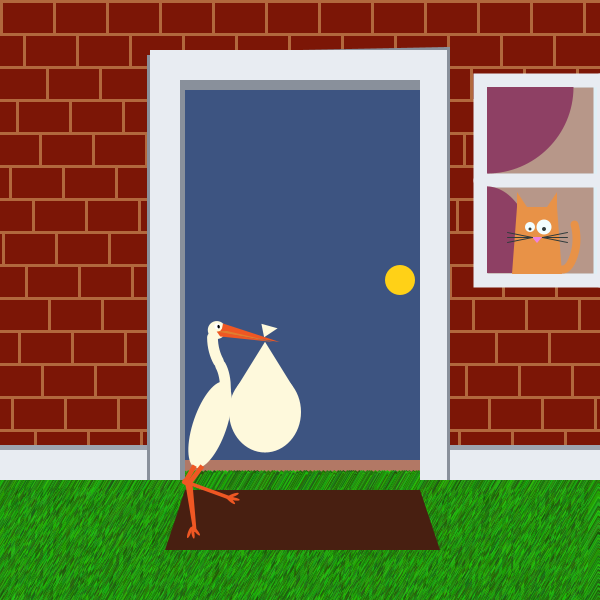
Frame 1 (no input)
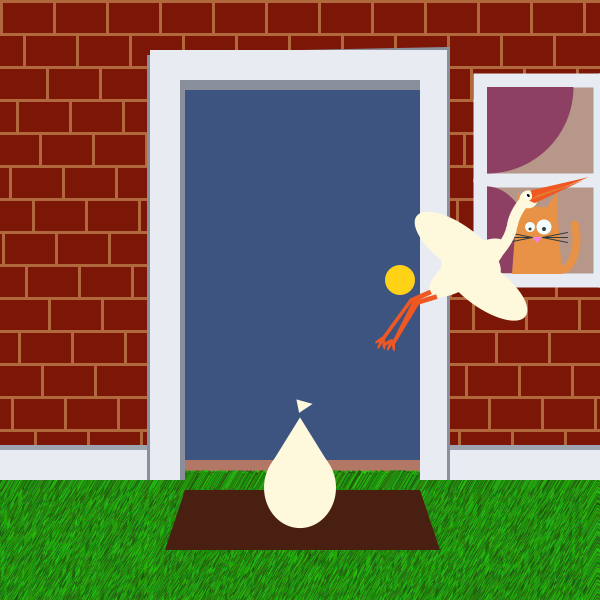
Frame 60 (the mouse pressed at the canvas centre just before this capture)
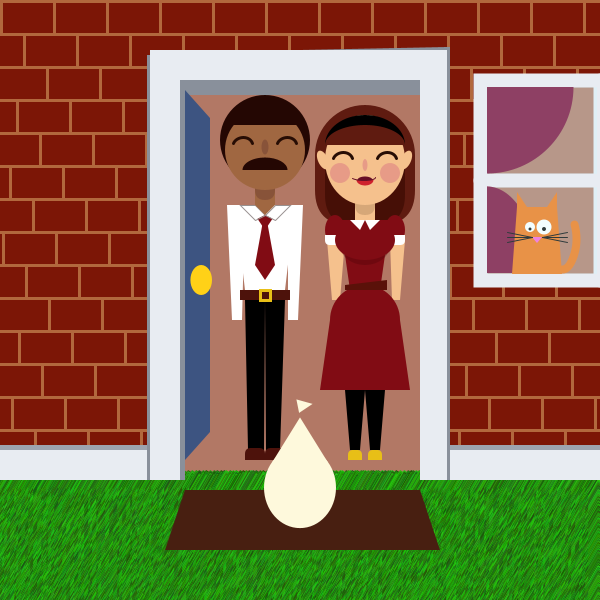
Frame 120 (the mouse held since frame 60 and released just before this capture)

The Processing sketch that drew these frames (run headless with seeded random() and noise(); from frame 60 on, the mouse is pressed at the canvas centre):

// Processing sketch: finale
// ── finale.pde
float dx=420;
float dy=90;
float dy2=460;
float dwx=400;
float dw=30;
float dvw=.6;
float dvx=15;
float dvxw=14.2;
float dvy=2;
int end = 1;
int secondaryCounter = 1;
int parentCounter=1;
int i = 0;
float craneX, craneY, craneR, craneHeadR, wingScale, craneLegR, craneNeckR, bagX, bagY;
boolean clickDoor;
boolean clickBabyBag;

void setup() {
  smooth();
  size (600, 600);
  clickDoor = false;
}

void mousePressed() {
  if (mouseX > 185 & mouseX < 420 & mouseY > 90 & mouseY <460 ) {
    clickDoor = true;
  }
  if (clickDoor ==true && (mouseX-300)*(mouseX-300) + (mouseY-490)*(mouseY-490) - 1600 <0) {
    clickBabyBag = true;
  }
}

void draw() {
  drawAllTheHouse();
  if (i<10) {
    //crane standing
    craneX = 210;
    craneY = 420;
    craneR = radians(280);
    craneHeadR  = radians(-10);
    craneNeckR = 0;
    bagX = craneX+55;
    bagY = craneY-8;
    craneLegR = radians(290);
  } else if (i<18) {
    //crane sets down bag
    craneNeckR = (radians(i-10))*4;
    craneHeadR = (radians(-10)- (radians(i-10))*4);
    bagX = craneX+42+76*(cos(radians(280)+ 4*(radians(i-10))));//should be 300, 490 at end
    bagY = craneY+67+76*(sin(radians(280)+ 4*(radians(i-10))));
  } else if (i<25) {
    //crane lifts head back up
    craneNeckR = (radians(i-25))*-4;
    craneHeadR = (radians(-10)- (radians(i-25))*-4);
    bagX = 300;//should be ~300, 490 at end
    bagY = 428.8+9.8*(i-18);
  } else if (i<35) {
    //crane rotates from standing to flying position
    /* if (i % 2 == 0) {
     wingScale = 50;
     } else {
     wingScale = 170;
     }*/
    craneX = 210;
    craneY = 420;
    craneR = radians(280)+ 4*(radians(i-25));
    craneHeadR  = radians(-10)- 4*(radians(i-25));
  } else if (i<133) {
    //crane flying
    if (i % 2 == 0) {
      wingScale = 50;
    } else {
      wingScale = 170;
    }
    craneX = 210+(i-33)*10;
    craneY = 420-(i-33)*6;
    craneHeadR  = radians(-84)+cos(radians(i))*.1;
    craneLegR =0;
  }
  i++;
  println(i);
  drawBabyBag(bagX, bagY);
  crane(craneX, craneY, craneR, craneHeadR, wingScale, craneLegR, craneNeckR);
}

void drawAllTheHouse() {
  noStroke();
  fill(178, 104, 61);
  rect(0, 0, width, height);
  drawBricks();
  fill(#B27865);
  rect(150, 50, 300, 423);
  drawGround();
  if (clickDoor) {
    drawParents();
  }
  drawDoor();
  if (clickDoor) {
    dx= dx- dvx;
    dy= dy+ dvy;
    dy2= dy2 - dvy;
    dw= dw - dvw;
    dwx= dwx - dvxw;
    craneX = -1000;
    craneY= -1000;
  }
  if (clickBabyBag == true) {
    parentCounter++;
    gator();
    bagX=5000;
    bagY=5000;
  }
  if (dx <= 210) {
    dvx=0;
    dvy=0;
    dvxw=0;
    dvw=0;
  }
  if (parentCounter>=20) {
    drawScaredParents();
  }
}
// ── BabyBag.pde
void drawBabyBag(float bagX, float bagY) {
  pushMatrix();
  translate(bagX, bagY);
  scale(.9);
  translate(-162, -138);
  fill(#fef9dc);
  triangle(161, 55, 158, 40, 176, 45);
  triangle(131, 110, 162, 60, 193, 110);
  ellipse(162, 138, 80, 90);
  popMatrix();
}

// ── Bricks.pde
void drawBricks() {
  fill(#7C1606);
  for (int x=0; x< width; x++) {
    for (int y=0; y< height; y++) {
      rect(3+x*53-y*30, 3 +y*33, 50, 30);
    }
  }
}



// ── Door.pde
void drawDoor() {
  fill(#E8ECF2);
  beginShape();
  vertex(0, 480);
  vertex(0, 450);
  vertex(150, 450);
  vertex(150, 50);
  vertex(450, 50);
  vertex(450, 450);
  vertex(600, 450);
  vertex(600, 480);
  vertex(420, 480);
  vertex(420, 80);
  vertex(180, 80);
  vertex(180, 480);
  endShape();
  fill(#9DA4AF);
  quad(0, 445, 150, 445, 150, 450, 0, 450);
  quad(450, 445, 600, 445, 600, 450, 450, 450);
  fill(#89909B);
  quad(147, 55, 150, 55, 150, 480, 147, 480);
  quad(447, 47, 450, 47, 450, 480, 447, 480);
  triangle(300, 50, 447, 47, 450, 50);
  beginShape();
  vertex(180, 480);
  vertex(180, 80);
  vertex(420, 80);
  vertex(420, 95);
  vertex(185, 95);
  vertex(185, 480);
  endShape();

  fill(#3D5481);
  quad(185, 90, dx, dy, dx, dy2, 185, 460); //main blue
  fill(255, 209, 23);
  ellipse(dwx, 280, dw, 30); // door knob

  //window frame 
  stroke(#E8ECF2);
  strokeWeight(14);
  fill(#B27865);
  rect(480, 80, 300, 200); //window frame
  line(480, 180, 780, 180); //window line
  line(600, 80, 600, 280);
  noStroke();
  fill(#7C0734);
  arc(487, 87, 173, 173, radians(0), radians(90)); //curtain
  arc(487, 273, 100, 173, radians(-90), radians(0));
  //cat 
  pushMatrix();
  translate(487, 187);
  strokeWeight(1);
  noStroke();
  fill(#F2720F);
  quad(30, 20, 70, 20, 75, 87, 25, 87);
  //rect(30, 20, 40, 67, 10, 10, 0, 0);
  triangle(30, 20, 40, 20, 30, 5);
  triangle(60, 20, 70, 20, 70, 5);
  fill(255);
  ellipse(43, 40, 10, 10);
  ellipse(57, 40, 15, 15);
  fill(0);
  ellipse(43, 42, 3, 3);
  ellipse(57, 42, 4, 4);
  fill(#FA5DD8);
  triangle(45, 50, 55, 50, 50, 56);
  stroke(0);
  line (20, 45, 45, 50);//whiskers
  line (20, 50, 45, 50);
  line (20, 55, 45, 50);
  line (80, 45, 55, 50);
  line (80, 50, 55, 50);
  line (80, 55, 55, 50); 
  strokeWeight(8);
  noFill();
  stroke(#F2720F);
  arc(75, 52, 30, 60, radians(-30), radians(90));
  popMatrix();

  noStroke();
  fill(#C6FAFF, 60);
  rect(487, 87, 110, 87); //glass
  rect(487, 187, 110, 87);
}

// ── Gator.pde
void gator() {
  pushMatrix();
  translate(300, 490);
  scale(.3);
  translate(-300, -200);
  //spikes on back
  fill(#fef9dc);
  ellipse(300, 300, 460, 120);
  fill(#517A46);
  ellipse(330, 119, 37, 42);
  ellipse(389, 121, 42, 43);
  ellipse(440, 151, 28, 35);
  ellipse(472, 172, 32, 19);
  beginShape();
  vertex(276, 136);
  vertex(318, 103);
  vertex(340, 103);
  vertex(351, 113);
  vertex(380, 101);
  vertex(406, 108);
  vertex(422, 134);
  vertex(438, 133);
  vertex(454, 149);
  vertex(458, 168);
  vertex(478, 163);
  vertex(489, 171);
  vertex(500, 184);
  vertex(464, 205);
  endShape(CLOSE);
  //base
  fill (123, 185, 106);
  ellipse(344, 206, 233, 186);
  ellipse(70, 155, 74, 69);
  ellipse(159, 86, 68, 119);
  ellipse(207, 94, 82, 139);
  ellipse(445, 240, 64, 82);
  pushMatrix();
  translate(500, 211);
  rotate(radians(-44));
  ellipse(0, 0, 96, 41);
  popMatrix();
  pushMatrix();
  translate(454, 292);
  rotate(radians(23));
  ellipse(0, 0, 40, 19);
  popMatrix();
  pushMatrix();
  translate(438, 304);
  rotate(radians(14));
  ellipse(0, 0, 49, 20);
  popMatrix();
  ellipse(408, 316, 84, 24);
  pushMatrix();
  translate(338, 328);
  rotate(radians(-18));
  ellipse(0, 0, 77, 25);
  popMatrix();
  pushMatrix();
  translate(304, 320);
  rotate(radians(-13));
  ellipse(0, 0, 76, 23);
  popMatrix();
  pushMatrix();
  translate(286, 308);
  rotate(radians(-10));
  ellipse(0, 0, 75, 23);
  popMatrix();
  pushMatrix();
  translate(168, 314);
  rotate(radians(18));
  ellipse(0, 0, 68, 27);
  popMatrix();
  pushMatrix();
  translate(197, 305);
  rotate(radians(15));
  ellipse(0, 0, 68, 27);
  popMatrix();
  pushMatrix();
  translate(218, 295);
  rotate(radians(25));
  ellipse(0, 0, 65, 18);
  popMatrix();
  ellipse(154, 286, 55, 67);
  ellipse(82, 194, 54, 29);
  beginShape();
  vertex(87, 124);
  vertex(94, 126);
  vertex(104, 122);
  vertex(116, 112);
  vertex(130, 58);
  vertex(234, 42);
  vertex(254, 80);
  vertex(269, 101);
  vertex(285, 114);
  vertex(306, 118);
  vertex(441, 156);
  vertex(462, 173);
  vertex(476, 180);
  vertex(490, 184);
  vertex(504, 182);
  vertex(536, 166);
  vertex(537, 177);
  vertex(534, 190);
  vertex(472, 240);
  vertex(446, 280);
  vertex(443, 303);
  vertex(323, 330);
  vertex(239, 304);
  vertex(170, 302);
  vertex(141, 258);
  vertex(118, 236);
  vertex(102, 225);
  vertex(70, 207);
  endShape(CLOSE);
  //left eye
  fill(255);
  pushMatrix();
  translate(136, 90);
  rotate(radians(18));
  ellipse(0, 0, 56, 83);
  popMatrix();
  //left pupil
  fill(0);
  pushMatrix();
  translate(143, 78);
  rotate(radians(16));
  ellipse(0, 0, 47, 55);
  popMatrix();
  //nose
  fill (123, 185, 106);
  beginShape();
  vertex(133, 131);
  vertex(143, 123);
  vertex(149, 115);
  vertex(157, 99);
  vertex(176, 154);
  endShape(CLOSE);
  //right eye
  fill(255);
  pushMatrix();
  translate(194, 98);
  rotate(radians(19));
  ellipse(0, 0, 72, 89);
  popMatrix();
  //right pupil
  fill (0);
  pushMatrix();
  translate(186, 90);
  rotate(radians(0));
  ellipse(0, 0, 54, 54);
  popMatrix();
  pushMatrix();
  translate(190, 85);
  rotate(radians(20));
  ellipse(0, 0, 54, 62);
  popMatrix();
  //cheek
  fill (123, 185, 106);
  pushMatrix();
  translate(217, 145);
  rotate(radians(-11));
  ellipse(0, 0, 63, 33);
  popMatrix();
  //smile
  noFill();
  stroke(#517A46);
  strokeWeight(2);
  arc(80, 178, 60, 30, 2*PI/8, 6*PI/8);
  arc(124, 203, 60, 40, 10*PI/8, 14*PI/8);
  arc(174, 164, 80, 70, 0, 6*PI/8);
  arc(214, 178, 48, 30, 10*PI/8, 14*PI/8);
  //throat
  arc(204, 215, 180, 120, 2*PI/8, 6*PI/8);
  //feet
  arc(190, 320, 130, 80, 11*PI/8, 14*PI/8);
  popMatrix();
  noStroke();
}

// ── Ground.pde
void drawGround() {
  /*fill(#1C853C);
  rect(0, 470, 600, 200);*/
  for (int x=-10; x< width; x+=random (2, 5)) {
    for (int y=470; y< height; y++) {
      fill(random(20, 50), random(80, 200), random(0, 30));
      pushMatrix();
      translate(x, y);
      rotate(radians(30));
      rect(0, 0, 5, 20);
      popMatrix();
    }
  }
  fill(#481F11);
  quad(185, 490, 420, 490, 440, 550, 165, 550);
}

// ── Parents.pde
void drawParents() {

  //  mouseX > 185 & mouseX < 420 & mouseY > 90 & mouseY <46
  pushMatrix();
  translate(190, 90);
  //woman 
  fill(#5F1B10);
  ellipse(175, 65, 100, 100); // hair
  rect(125, 65, 100, 70, 0, 0, 40, 40);
  fill(#460F06);
  rect(135, 75, 80, 60, 0, 0, 40, 40);
  fill(#F5C18D);
  rect(165, 80, 20, 50);//neck
  fill(#715031, 60);
  rect(165, 80, 20, 45, 10);//neck shadow
  fill(#F5C18D);
  ellipse(175, 70, 80, 90); //Whead
  quad(137, 150, 155, 150, 150, 210, 142, 210); //right arm
  quad(215, 150, 200, 150, 202, 210, 210, 210); //left arm 
  fill(0);
  arc(175, 55, 80, 60, radians(180), radians(360)); // hairband
  fill(#5F1B10);
  arc(175, 55, 80, 40, radians(180), radians(360)); // bangs 
  fill(#D67080, 120);
  ellipse(150, 83, 20, 20); //cheek
  ellipse(200, 83, 20, 20); //cheek
  ellipse(175, 75, 5, 12); //nose
  stroke(#270D04);
  noFill();
  strokeWeight(3);
  arc(153, 70, 20, 15, radians(195), radians(347)); //left eye
  arc(197, 70, 20, 15, radians(195), radians(347)); //right eye
  noStroke();
  fill(#CE212D);
  arc(175, 90, 17, 11, 0, PI); //bottom lip
  stroke(#670F26);
  noFill();
  strokeWeight(1);
  arc(173, 87, 25, 7, radians(0), radians(150)); //mouth curve 
  noStroke();
  fill(#670F26);
  arc(175, 90, 15, 7, radians(180), radians(360)); //top lip 
  noStroke();
  pushMatrix();
  translate(133, 70);
  rotate(20);
  fill(#F5C18D);
  ellipse(0, 0, 20, 10);
  popMatrix();
  pushMatrix();
  translate(133+83, 70);
  rotate(-20);
  fill(#F5C18D);
  ellipse(0, 0, 20, 10);
  popMatrix();
  fill(#810C14);
  quad(150, 130, 200, 130, 190, 200, 160, 200);//chest
  ellipse(145, 140, 20, 30); //Left sleeve
  ellipse(205, 140, 20, 30); //rightSleeve 
  ellipse(175, 230, 70, 70); //hips
  quad(210, 230, 140, 230, 130, 300, 220, 300); //skirt
  fill(255);
  rect(135, 145, 20, 10, 0, 0, 10, 10); //left sleeve white 
  rect(195, 145, 20, 10, 0, 0, 10, 10); //left sleeve white 
  fill(#550308, 100);
  ellipse(175, 155, 50, 40); //underboobs
  fill(#810C14);
  ellipse(175, 150, 60, 40); //boobs
  fill(255);
  triangle(160, 130, 175, 130, 170, 140); //collar
  triangle(175, 130, 190, 130, 180, 140); //collar
  fill(#5A1109);
  quad(155, 195, 197, 190, 197, 200, 155, 200);//belt
  fill(0);
  quad(155, 300, 175, 300, 170, 360, 160, 360); //right leg
  quad(175, 300, 195, 300, 190, 360, 180, 360); //left leg 
  fill(#E8BF17);
  rect(158, 360, 14, 10, 10, 10, 0, 0); //left shoe
  rect(178, 360, 14, 10, 10, 10, 0, 0); //right shoe
  //man 
  fill(#240703);
  ellipse(75, 50, 90, 90); //hair
  fill(255);
  quad(45, 115, 105, 115, 95, 200, 55, 200);//chest
  quad(37, 115, 55, 115, 52, 230, 42, 230); //right arm
  quad(113, 115, 98, 115, 98, 230, 108, 230); //left arm 
  fill(#810C14);
  triangle(65, 125, 85, 125, 75, 140); //tie knot
  triangle(65, 175, 85, 175, 75, 190); //tie point
  triangle(75, 120, 65, 175, 85, 175); //tie body 
  fill(255);
  stroke(#989190);
  quad(50, 115, 65, 115, 75, 125, 65, 130); //collar
  quad(85, 115, 100, 115, 85, 130, 75, 125); //collar 
  noStroke();
  fill(0);
  quad(55, 210, 75, 210, 74, 360, 58, 360); //right leg
  quad(75, 210, 95, 210, 90, 360, 76, 360); //left leg 
  fill(#4D120B);
  rect(50, 200, 50, 10); //belt 
  rect(55, 358, 20, 12, 10, 10, 0, 0); //left shoe
  rect(75, 358, 20, 12, 10, 10, 0, 0); //right shoe
  stroke(#E8BF17);
  strokeWeight(3);
  noFill();
  rect(70, 200, 10, 10);
  noStroke();
  fill(#A06741);
  rect(65, 80, 20, 35);//neck
  triangle(65, 115, 85, 115, 75, 125);
  fill(#64322B, 100);
  rect(65, 80, 20, 30, 10);//neck shadow
  fill(#A06741);
  ellipse(75, 60, 80, 80);//Mhead
  fill(#240703);
  rect(42, 20, 65, 15); //bangs 
  arc(75, 80, 45, 25, radians(180), radians(360)); // moustache
  stroke(#270D04);
  noFill();
  strokeWeight(3);
  arc(53, 55, 20, 15, radians(195), radians(347)); //left eye
  arc(97, 55, 20, 15, radians(195), radians(347)); //right eye
  noStroke();
  fill(#64322B, 100);
  ellipse(75, 57, 7, 15); //nose

  popMatrix();
}


// ── ScaredParents.pde

void drawScaredParents() {
  fill(#043152);
  rect(0,0,600,600);
  drawWomenHead();
  drawManHead();
}


void drawWomenHead() {
  pushMatrix();
  translate(450, 270);
  scale(3.4);
  translate(-175, -70);
  noStroke();
  fill(#5F1B10);
  ellipse(175, 65, 100, 100); // hair
  rect(125, 65, 100, 70, 0, 0, 40, 40);
  fill(#460F06);
  rect(135, 75, 80, 60, 0, 0, 40, 40);
  fill(#F5C18D);
  rect(165, 80, 20, 50);//neck
  fill(#715031, 60);
  rect(165, 80, 20, 45, 10);//neck shadow
  fill(#F5C18D);
  ellipse(175, 70, 80, 90); //Whead
  quad(137, 150, 155, 150, 150, 210, 142, 210); //right arm
  quad(215, 150, 200, 150, 202, 210, 210, 210); //left arm 
  fill(0);
  arc(175, 55, 80, 60, radians(180), radians(360)); // hairband
  fill(#5F1B10);
  arc(175, 55, 80, 40, radians(180), radians(360)); // bangs 
  fill(#D67080, 120);
  ellipse(150, 83, 20, 20); //cheek
  ellipse(200, 83, 20, 20); //cheek
  ellipse(175, 75, 5, 12); //nose
  stroke(#270D04);
  noFill();
  strokeWeight(2);
  arc(153, 55, 21, 18, radians(200), radians(350)); //left eyebrow
  arc(197, 55, 21, 18, radians(200), radians(350)); //right eyebrow
  stroke(#270D04);
  fill(255);
  strokeWeight(2);
  arc(153, 65, 17, 17, radians(180), radians(360)); //left eye
  arc(197, 65, 17, 17, radians(180), radians(360)); //right eye
  noStroke();
  fill(255);
  ellipse(153, 65, 16, 16); //left eye
  ellipse(197, 65, 16, 16); //right eye
  fill(#1F810C);
  arc(153, 65, 13, 13, radians(0), radians(360)); //left pupil
  arc(197, 65, 13, 13, radians(0), radians(360)); //right pupil
  fill(0);
  arc(153, 65, 7, 7, radians(0), radians(360)); //left pupil
  arc(197, 65, 7, 7, radians(0), radians(360)); //right pupil
  stroke(#CE212D);
  fill(#DB82A9);
  arc(175, 95, 12, 13, 0, PI); //bottom lip
  stroke(#670F26);
  arc(175, 95, 13, 13, radians(180), radians(360)); //top lip 
  stroke(#AF396C);
  strokeWeight(1);
  arc(175, 95, 11, 11, radians(180), radians(360)); //roof of mouth 
  noStroke();
  fill(255);
  arc(175, 93, 11, 8, radians(180), radians(360)); //teeth
  fill(#AF396C);
  ellipse(175, 99, 7.5, 4);//tongue
  pushMatrix();
  translate(133, 70);
  rotate(20);
  fill(#F5C18D);
  ellipse(0, 0, 20, 10);
  popMatrix();
  pushMatrix();
  translate(133+83, 70);
  rotate(-20);
  fill(#F5C18D);
  ellipse(0, 0, 20, 10);
  popMatrix();
  fill(#810C14);
  quad(150, 130, 200, 130, 190, 200, 160, 200);//chest
  ellipse(145, 140, 20, 30); //Left sleeve
  ellipse(205, 140, 20, 30); //rightSleeve
  fill(255);
  rect(135, 145, 20, 10, 0, 0, 10, 10); //left sleeve white 
  rect(195, 145, 20, 10, 0, 0, 10, 10); //left sleeve white 
  fill(#550308, 100);
  ellipse(175, 155, 50, 40); //underboobs
  fill(#810C14);
  ellipse(175, 150, 60, 40); //boobs
  popMatrix();
}


void drawManHead() {
  pushMatrix();
  translate(150, 200);
  scale(3.4);
  translate(-75, -60);
  fill(255);
  quad(45, 115, 105, 115, 95, 200, 55, 200);//chest
  quad(37, 115, 55, 115, 52, 230, 42, 230); //right arm
  quad(113, 115, 98, 115, 98, 230, 108, 230); //left arm 
  fill(#810C14);
  triangle(65, 125, 85, 125, 75, 140); //tie knot
  triangle(65, 175, 85, 175, 75, 190); //tie point
  triangle(75, 120, 65, 175, 85, 175); //tie body 
  fill(255);
  stroke(#989190);
  quad(50, 115, 65, 115, 75, 125, 65, 130); //collar
  quad(85, 115, 100, 115, 85, 130, 75, 125); //collar
  noStroke();
  fill(#240703);
  ellipse(75, 50, 90, 90); //hair
  fill(#A06741);
  rect(65, 80, 20, 35);//neck
  triangle(65, 115, 85, 115, 75, 125);
  fill(#64322B, 100);
  rect(65, 80, 20, 30, 10);//neck shadow
  fill(#A06741);
  ellipse(75, 60, 80, 80);//Mhead
  strokeWeight(3);
  stroke(#6C1F21);
  fill(#CB73A2);
  ellipse(75, 80, 10, 10);
  noStroke();
  fill(#240703);
  rect(42, 20, 65, 15); //bangs 
  arc(75, 80, 45, 25, radians(180), radians(360)); // moustache
  stroke(#270D04);
  noFill();
  strokeWeight(2);
  arc(53, 45, 21, 18, radians(200), radians(350)); //left eyebrow
  arc(97, 45, 21, 18, radians(200), radians(350)); //right eyebrow
  strokeWeight(3);
  fill(255);
  arc(53, 55, 20, 20, radians(180), radians(360)); //left eye
  arc(97, 55, 20, 20, radians(180), radians(360)); //right eye
  noStroke();
  fill(255);
  ellipse(53, 55, 19, 19); //left eye
  ellipse(97, 55, 19, 19); //right eye
  fill(#481D17);
  arc(53, 55, 16, 16, radians(0), radians(360)); //left pupil
  arc(97, 55, 16, 16, radians(0), radians(360)); //right pupil
  fill(0);
  arc(53, 55, 10, 10, radians(0), radians(360)); //left pupil
  arc(97, 55, 10, 10, radians(0), radians(360)); //right pupil
  noStroke();
  fill(#64322B, 100);
  ellipse(75, 57, 7, 15); //nose
  popMatrix();
}
// ── crane.pde
void crane(float craneX, float craneY, float craneR, float craneHeadR, float wingScale, float craneLegR, float craneNeckR) {
  pushMatrix();
  ///*
  translate(craneX, craneY);
  rotate(craneR);
  scale(.6);
  rotate(radians(80));
  translate(-84, -186);
  //*/
  //body
  fill(#fef9dc);
  pushMatrix();
  translate(84, 194);
  rotate(radians(19));
  ellipse(0, 0, 56, 151);
  popMatrix();
  //right leg top
  fill(#ef5723);
  pushMatrix();
  translate(68, 260);
  rotate(radians(37));
  rect(0, 0, 8, 36);
  popMatrix();

  //right leg bottom
  pushMatrix();
  translate(46, 289);
  rotate(radians(57));
  translate(-50, -287);
  quad(55, 280, 128, 319, 126, 324, 48, 290);
  popMatrix();
  //right foot
  pushMatrix();
  translate(60, 370);
  rotate(radians(50));
  translate(-60, -370);
  pushMatrix();
  translate(61, 370);
  rotate(radians(0));
  ellipse(0, 0, 20, 5);
  popMatrix();
  pushMatrix();
  translate(60, 376);
  rotate(radians(30));
  ellipse(0, 0, 20, 5);
  popMatrix();
  pushMatrix();
  translate(56, 380);
  rotate(radians(60));
  ellipse(0, 0, 20, 5);
  popMatrix();
  popMatrix();
  //left leg top
  pushMatrix();
  translate(55, 260);
  rotate(radians(30));
  rect(0, 0, 8, 36);
  popMatrix();
  //rotate leg to standing
  pushMatrix();
  translate(37, 290);
  rotate(craneLegR);
  translate(-37, -290);
  //left leg bottom
  pushMatrix();
  translate(37, 290);
  rotate(radians(0));
  rect(0, 0, 6, 90);
  popMatrix();
  //left foot
  pushMatrix();
  translate(48, 380);
  rotate(radians(50));
  translate(-50, -380);
  pushMatrix();
  translate(47, 380);
  rotate(radians(0));
  ellipse(0, 0, 20, 5);
  popMatrix();
  pushMatrix();
  translate(46, 386);
  rotate(radians(30));
  ellipse(0, 0, 20, 5);
  popMatrix();
  pushMatrix();
  translate(40, 386);
  rotate(radians(60));
  ellipse(0, 0, 20, 5);
  popMatrix();
  popMatrix();
  popMatrix();
  
  //rotate neck
  pushMatrix();
  translate(65, 147);
  rotate(craneNeckR);
  translate(-65, -147);
  //neck 
  fill(#fef9dc);
  noFill();
  strokeWeight(18);
  stroke(#fef9dc);
  arc(114, 48, 50, 105, radians(130), radians(180));
  arc(85, 135, 50, 105, radians(310), radians(360));
  noStroke();
  //popMatrix();
  //head rotation
  pushMatrix();
  translate(96, 40);
  rotate(craneHeadR);
  translate(-96, -40);
  //head
  fill(#fef9dc);
  ellipse(96, 36, 30, 30);
  //beak top
  fill(#ef5723);
  beginShape();
  vertex(96, 40);
  vertex(102, 38);
  vertex(105, 35);
  vertex(107, 30);
  vertex(108, 27);
  vertex(196, 74);
  endShape(CLOSE);
  //beak bottom
  pushMatrix();
  translate(134, 54);
  rotate(radians(-13));
  translate(-130, -64);
  triangle(96, 40, 176, 93, 98, 50);
  fill(#e07e2f);
  triangle(96, 40, 112, 46, 176, 93);
  popMatrix();
  //eye
  fill(255);
  ellipse(98, 30, 10, 10);
  //pupil
  fill(0);
  ellipse(100, 31, 4, 6);
  //bag
  /*fill(#fef9dc);
   triangle(161, 55, 158, 40, 176, 45);
   triangle(131, 110, 162, 60, 193, 110);
   ellipse(162, 138, 80, 90);*/
  popMatrix();
  popMatrix();
  //wing
  fill(#fef9dc);
  ellipse(125, 202, wingScale, 70);
  ellipse(50, 174, wingScale, 70);
  popMatrix();
}
